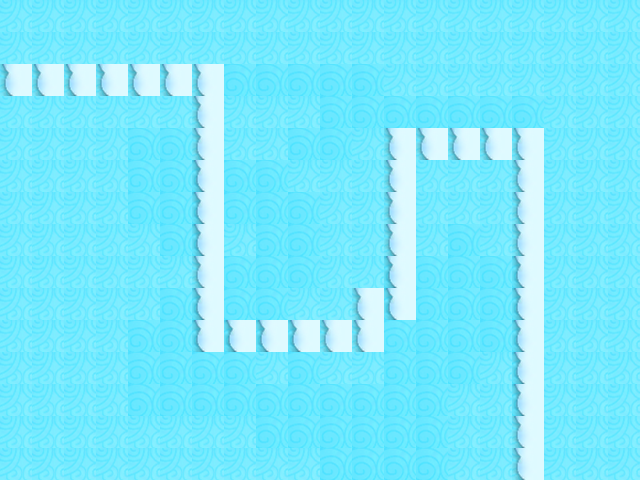

A 2D game scene composited from a Tiled map and its tileset images. What follows is a short description and the map's XML, with every tile layer's data as written:
An orthogonal 20x15 tile map with 32x32 px tiles, 2 tile layers (floor, path), 2 tilesets.

<map version="1.0" tiledversion="1.1.6" orientation="orthogonal" renderorder="right-down" width="20" height="15" tilewidth="32" tileheight="32" infinite="0" nextobjectid="1">
 <tileset firstgid="1" source="Bg3.tsx" />
 <tileset firstgid="601" source="Item1.tsx" />
 <layer name="floor" width="20" height="15">
  <data encoding="csv">
285,285,285,285,285,285,285,285,285,285,285,285,285,285,285,285,285,285,285,285,
285,285,285,285,285,285,285,285,285,285,285,285,285,285,285,285,285,285,285,285,
285,285,285,285,285,285,285,314,314,314,314,314,285,285,285,285,285,285,285,285,
285,285,285,285,285,285,285,285,285,285,314,314,314,314,314,314,314,285,285,285,
285,285,285,285,314,314,285,285,285,314,314,285,285,285,285,285,285,285,285,285,
285,285,285,285,314,314,314,314,314,285,285,285,285,285,285,285,285,285,285,285,
285,285,285,285,314,314,314,314,314,314,285,285,285,285,285,285,285,285,285,285,
285,285,285,285,285,314,314,285,314,314,285,285,285,285,314,285,285,285,285,285,
285,285,285,285,285,285,285,314,314,314,285,285,314,314,314,314,314,285,285,285,
285,285,285,285,285,314,314,314,314,285,285,285,314,314,314,314,314,285,285,285,
285,285,285,285,314,314,314,314,314,314,285,285,314,314,314,314,314,285,285,285,
285,285,285,285,314,314,314,314,285,314,285,285,314,314,314,285,314,285,285,285,
285,285,285,285,314,314,314,314,314,314,314,314,314,314,285,285,314,285,285,285,
285,285,285,285,285,285,285,285,314,314,314,314,314,314,285,285,285,285,285,285,
285,285,285,285,285,285,285,285,285,285,314,314,314,314,285,285,285,285,285,285
</data>
 </layer>
 <layer name="path" width="20" height="15">
  <data encoding="csv">
0,0,0,0,0,0,0,0,0,0,0,0,0,0,0,0,0,0,0,0,
0,0,0,0,0,0,0,0,0,0,0,0,0,0,0,0,0,0,0,0,
603,603,603,603,603,603,603,0,0,0,0,0,0,0,0,0,0,0,0,0,
0,0,0,0,0,0,603,0,0,0,0,0,0,0,0,0,0,0,0,0,
0,0,0,0,0,0,603,0,0,0,0,0,603,603,603,603,603,0,0,0,
0,0,0,0,0,0,603,0,0,0,0,0,603,0,0,0,603,0,0,0,
0,0,0,0,0,0,603,0,0,0,0,0,603,0,0,0,603,0,0,0,
0,0,0,0,0,0,603,0,0,0,0,0,603,0,0,0,603,0,0,0,
0,0,0,0,0,0,603,0,0,0,0,0,603,0,0,0,603,0,0,0,
0,0,0,0,0,0,603,0,0,0,0,603,603,0,0,0,603,0,0,0,
0,0,0,0,0,0,603,603,603,603,603,603,0,0,0,0,603,0,0,0,
0,0,0,0,0,0,0,0,0,0,0,0,0,0,0,0,603,0,0,0,
0,0,0,0,0,0,0,0,0,0,0,0,0,0,0,0,603,0,0,0,
0,0,0,0,0,0,0,0,0,0,0,0,0,0,0,0,603,0,0,0,
0,0,0,0,0,0,0,0,0,0,0,0,0,0,0,0,603,0,0,0
</data>
 </layer>
</map>
